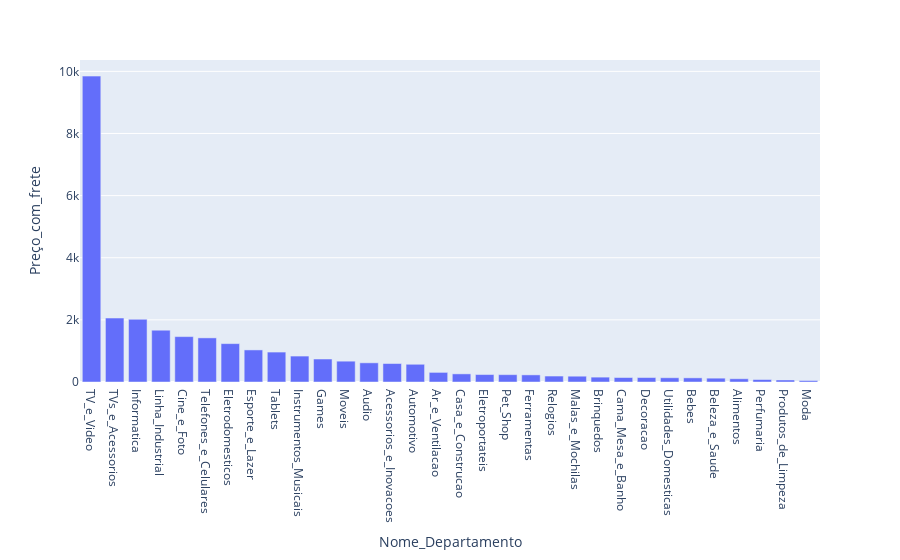

Source (notebook cell):
### Code cell
px.bar(agg_dept_preco, x = 'Nome_Departamento', y = 'Preço_com_frete')

### Figure 1 — Plotly figure (JSON) as saved in the notebook; plotly's stock layout.template omitted (floating-point values rounded to 4 significant figures)
{"data": [{"alignmentgroup": "True", "hovertemplate": "Nome_Departamento=%{x}<br>Preço_com_frete=%{y}<extra></extra>", "legendgroup": "", "marker": {"color": "#636efa", "pattern": {"shape": ""}}, "name": "", "offsetgroup": "", "orientation": "v", "showlegend": false, "textposition": "auto", "type": "bar", "x": ["TV_e_Video", "TVs_e_Acessorios", "Informatica", "Linha_Industrial", "Cine_e_Foto", "Telefones_e_Celulares", "Eletrodomesticos", "Esporte_e_Lazer", "Tablets", "Instrumentos_Musicais", "Games", "Moveis", "Audio", "Acessorios_e_Inovacoes", "Automotivo", "Ar_e_Ventilacao", "Casa_e_Construcao", "Eletroportateis", "Pet_Shop", "Ferramentas", "Relogios", "Malas_e_Mochilas", "Brinquedos", "Cama_Mesa_e_Banho", "Decoracao", "Utilidades_Domesticas", "Bebes", "Beleza_e_Saude", "Alimentos", "Perfumaria", "Produtos_de_Limpeza", "Moda"], "xaxis": "x", "y": [9847.0, 2059.0, 2018.0, 1669.0, 1461.0, 1420.0, 1235.0, 1032.0, 963.6, 834.6, 739.7, 670.2, 617.4, 594.6, 570.4, 309.2, 261.5, 239.7, 236.3, 229.0, 191.8, 186.7, 156.3, 143.9, 142.9, 136.3, 132.9, 123.4, 104.2, 79.4, 65.1, 47.01], "yaxis": "y"}], "layout": {"autosize": true, "barmode": "relative", "legend": {"tracegroupgap": 0}, "margin": {"t": 60}, "xaxis": {"anchor": "y", "autorange": true, "domain": [0, 1], "range": [-0.5, 31.5], "title": {"text": "Nome_Departamento"}, "type": "category"}, "yaxis": {"anchor": "x", "autorange": true, "domain": [0, 1], "range": [0, 10370.0], "title": {"text": "Preço_com_frete"}, "type": "linear"}}}
